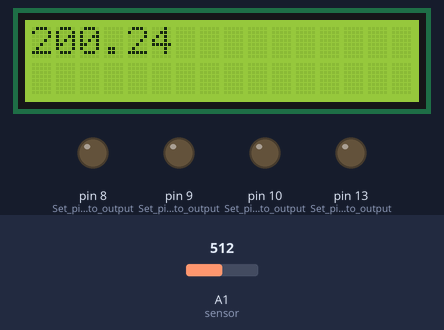
A sketch run on a simulated Arduino Uno, built with avr-gcc and run on an emulated ATmega328P. Shown: 16×2 character LCD, output pins drawn as LEDs (lit = HIGH). Inputs (shaded band) come from the test bench; at power-on: A1 (sensor) = 512. What the sketch prints to the serial monitor is not drawn.

Above: at 1.2 s.
1.3 s: A1 (sensor) set to 716
At 2.7 s:
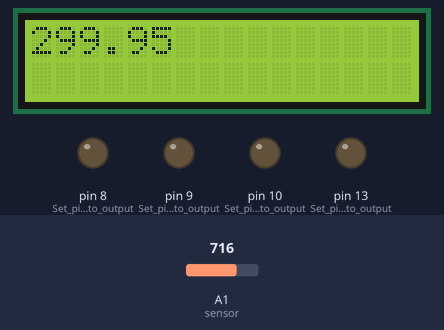
3.0 s: A1 (sensor) set to 900
At 4.2 s:
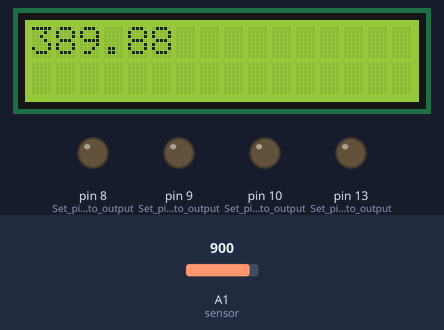
4.5 s: A1 (sensor) set to 1023
At 5.9 s:
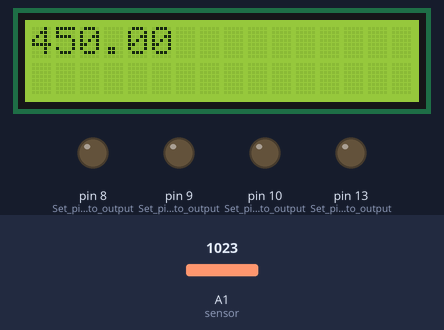
Timing chart, 0 to 7.5 s (numbered marks = the images above; inputs shaded):
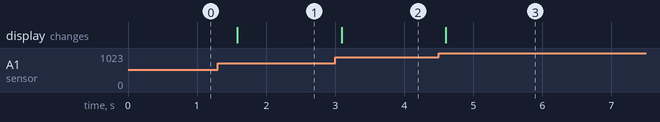

The sketch:

task3_1.ino
```cpp
// (C) Lucas Holter, Cornelia Olofsson, Rizwan Rafiq, group: 18 (2024)
// Work package 2
// Exercise 3.1
// Submission code: 655738

#include <LiquidCrystal.h> //Import library to handle the lcd display

const int rs=12, d4=6, d5=5, d6=3, d7=2, en=11; //Set different pins to the functionallity they corespond to on the LCD
LiquidCrystal lcd(rs, en, d4, d5, d6, d7); //Initialize the display with the pin numbers that the functionallity is wired to
//Setup function, will happen first in the program
void setup()
{
  pinMode(2, OUTPUT); //Set pin 2 to output
  pinMode(8, OUTPUT); //Set pin 8 to output
  pinMode(9, OUTPUT); //Set pin 9 to output
  pinMode(10, OUTPUT); //Set pin 10 to output
  pinMode(11, OUTPUT); //Set pin 11 to output
  pinMode(13, OUTPUT); //Set pin 13 to output

  Serial.begin(9600);
  lcd.begin(16, 2); //Start the lcd
}

//Loop function that will happen continously
void loop()
{
  int rawTemp = analogRead(A1); //Reads analog pin 1, which is the temperature sensor. This will give us a voltage
  float temp = rawTemp*(5.0/1023.0)*1000;
  float tempC = (temp-500)/10; //Convert that voltage to a temperature
  Serial.println(tempC);
  lcd.clear(); //Clear the LCD display
  lcd.setCursor(0,0); //Set the cursor of the display to the start
  lcd.print(tempC); //Print the converted temperature to the display
  delay(500); //Wait 0.5 sec

}
```

Measured:
- after the input at 1.3 s, the display: changes after 0.28 s (image 1)
- after the input at 3.0 s, the display: changes after 0.09 s (image 2)
- after the input at 4.5 s, the display: changes after 0.10 s (image 3)
